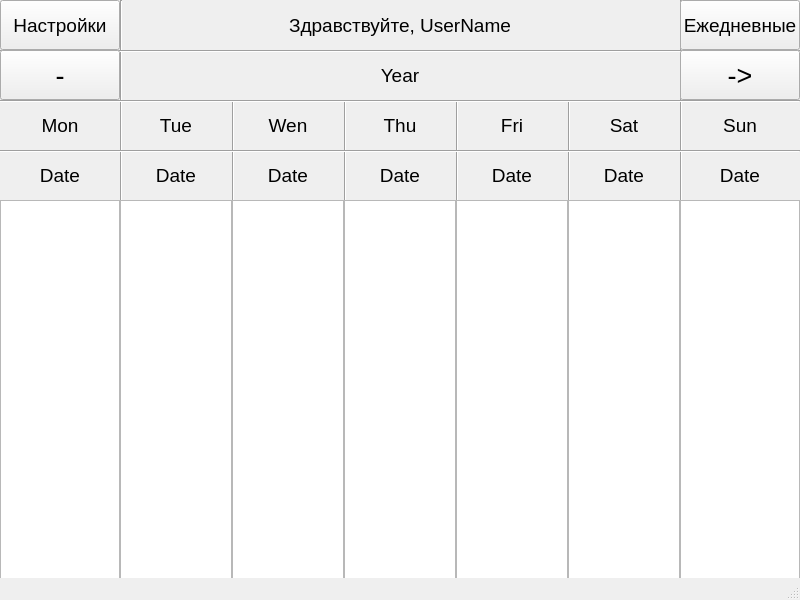
<?xml version="1.0" encoding="UTF-8"?>
<ui version="4.0">
 <class>MainWindow</class>
 <widget class="QMainWindow" name="MainWindow">
  <property name="geometry">
   <rect>
    <x>0</x>
    <y>0</y>
    <width>800</width>
    <height>600</height>
   </rect>
  </property>
  <property name="windowTitle">
   <string>MainWindow</string>
  </property>
  <widget class="QWidget" name="centralwidget">
   <widget class="Line" name="line">
    <property name="geometry">
     <rect>
      <x>120</x>
      <y>0</y>
      <width>3</width>
      <height>600</height>
     </rect>
    </property>
    <property name="sizePolicy">
     <sizepolicy hsizetype="Fixed" vsizetype="Minimum">
      <horstretch>0</horstretch>
      <verstretch>0</verstretch>
     </sizepolicy>
    </property>
    <property name="orientation">
     <enum>Qt::Vertical</enum>
    </property>
   </widget>
   <widget class="Line" name="line_2">
    <property name="geometry">
     <rect>
      <x>232</x>
      <y>100</y>
      <width>3</width>
      <height>600</height>
     </rect>
    </property>
    <property name="orientation">
     <enum>Qt::Vertical</enum>
    </property>
   </widget>
   <widget class="Line" name="line_3">
    <property name="geometry">
     <rect>
      <x>344</x>
      <y>100</y>
      <width>3</width>
      <height>600</height>
     </rect>
    </property>
    <property name="orientation">
     <enum>Qt::Vertical</enum>
    </property>
   </widget>
   <widget class="Line" name="line_4">
    <property name="geometry">
     <rect>
      <x>456</x>
      <y>100</y>
      <width>3</width>
      <height>600</height>
     </rect>
    </property>
    <property name="orientation">
     <enum>Qt::Vertical</enum>
    </property>
   </widget>
   <widget class="Line" name="line_5">
    <property name="geometry">
     <rect>
      <x>568</x>
      <y>100</y>
      <width>3</width>
      <height>600</height>
     </rect>
    </property>
    <property name="orientation">
     <enum>Qt::Vertical</enum>
    </property>
   </widget>
   <widget class="Line" name="line_6">
    <property name="geometry">
     <rect>
      <x>680</x>
      <y>0</y>
      <width>3</width>
      <height>600</height>
     </rect>
    </property>
    <property name="orientation">
     <enum>Qt::Vertical</enum>
    </property>
   </widget>
   <widget class="Line" name="line_7">
    <property name="geometry">
     <rect>
      <x>0</x>
      <y>50</y>
      <width>800</width>
      <height>3</height>
     </rect>
    </property>
    <property name="orientation">
     <enum>Qt::Horizontal</enum>
    </property>
   </widget>
   <widget class="Line" name="line_8">
    <property name="geometry">
     <rect>
      <x>0</x>
      <y>100</y>
      <width>800</width>
      <height>3</height>
     </rect>
    </property>
    <property name="orientation">
     <enum>Qt::Horizontal</enum>
    </property>
   </widget>
   <widget class="Line" name="line_9">
    <property name="geometry">
     <rect>
      <x>0</x>
      <y>150</y>
      <width>800</width>
      <height>3</height>
     </rect>
    </property>
    <property name="orientation">
     <enum>Qt::Horizontal</enum>
    </property>
   </widget>
   <widget class="Line" name="line_10">
    <property name="geometry">
     <rect>
      <x>0</x>
      <y>200</y>
      <width>800</width>
      <height>3</height>
     </rect>
    </property>
    <property name="orientation">
     <enum>Qt::Horizontal</enum>
    </property>
   </widget>
   <widget class="QPushButton" name="SetButton">
    <property name="geometry">
     <rect>
      <x>0</x>
      <y>0</y>
      <width>120</width>
      <height>50</height>
     </rect>
    </property>
    <property name="font">
     <font>
      <pointsize>14</pointsize>
     </font>
    </property>
    <property name="text">
     <string>Настройки</string>
    </property>
   </widget>
   <widget class="QLabel" name="label">
    <property name="geometry">
     <rect>
      <x>120</x>
      <y>0</y>
      <width>560</width>
      <height>50</height>
     </rect>
    </property>
    <property name="font">
     <font>
      <pointsize>14</pointsize>
     </font>
    </property>
    <property name="text">
     <string>Здравствуйте, UserName</string>
    </property>
    <property name="alignment">
     <set>Qt::AlignCenter</set>
    </property>
   </widget>
   <widget class="QPushButton" name="EvrDButton">
    <property name="geometry">
     <rect>
      <x>680</x>
      <y>0</y>
      <width>120</width>
      <height>50</height>
     </rect>
    </property>
    <property name="font">
     <font>
      <pointsize>14</pointsize>
     </font>
    </property>
    <property name="text">
     <string>Ежедневные</string>
    </property>
   </widget>
   <widget class="QPushButton" name="LWButton">
    <property name="geometry">
     <rect>
      <x>0</x>
      <y>50</y>
      <width>120</width>
      <height>50</height>
     </rect>
    </property>
    <property name="font">
     <font>
      <pointsize>20</pointsize>
     </font>
    </property>
    <property name="text">
     <string>-</string>
    </property>
   </widget>
   <widget class="QPushButton" name="NWButton">
    <property name="geometry">
     <rect>
      <x>680</x>
      <y>50</y>
      <width>120</width>
      <height>50</height>
     </rect>
    </property>
    <property name="font">
     <font>
      <pointsize>20</pointsize>
     </font>
    </property>
    <property name="text">
     <string>-&gt;</string>
    </property>
   </widget>
   <widget class="QLabel" name="label_2">
    <property name="geometry">
     <rect>
      <x>120</x>
      <y>50</y>
      <width>560</width>
      <height>50</height>
     </rect>
    </property>
    <property name="font">
     <font>
      <pointsize>14</pointsize>
     </font>
    </property>
    <property name="lineWidth">
     <number>1</number>
    </property>
    <property name="text">
     <string>Year</string>
    </property>
    <property name="alignment">
     <set>Qt::AlignCenter</set>
    </property>
   </widget>
   <widget class="QLabel" name="label_3">
    <property name="geometry">
     <rect>
      <x>0</x>
      <y>100</y>
      <width>120</width>
      <height>50</height>
     </rect>
    </property>
    <property name="font">
     <font>
      <pointsize>14</pointsize>
     </font>
    </property>
    <property name="text">
     <string>Mon</string>
    </property>
    <property name="alignment">
     <set>Qt::AlignCenter</set>
    </property>
   </widget>
   <widget class="QLabel" name="label_4">
    <property name="geometry">
     <rect>
      <x>120</x>
      <y>100</y>
      <width>112</width>
      <height>50</height>
     </rect>
    </property>
    <property name="font">
     <font>
      <pointsize>14</pointsize>
     </font>
    </property>
    <property name="text">
     <string>Tue</string>
    </property>
    <property name="alignment">
     <set>Qt::AlignCenter</set>
    </property>
   </widget>
   <widget class="QLabel" name="label_5">
    <property name="geometry">
     <rect>
      <x>232</x>
      <y>100</y>
      <width>112</width>
      <height>50</height>
     </rect>
    </property>
    <property name="font">
     <font>
      <pointsize>14</pointsize>
     </font>
    </property>
    <property name="text">
     <string>Wen</string>
    </property>
    <property name="alignment">
     <set>Qt::AlignCenter</set>
    </property>
   </widget>
   <widget class="QLabel" name="label_6">
    <property name="geometry">
     <rect>
      <x>344</x>
      <y>100</y>
      <width>112</width>
      <height>50</height>
     </rect>
    </property>
    <property name="font">
     <font>
      <pointsize>14</pointsize>
     </font>
    </property>
    <property name="text">
     <string>Thu</string>
    </property>
    <property name="alignment">
     <set>Qt::AlignCenter</set>
    </property>
   </widget>
   <widget class="QLabel" name="label_7">
    <property name="geometry">
     <rect>
      <x>456</x>
      <y>100</y>
      <width>112</width>
      <height>50</height>
     </rect>
    </property>
    <property name="font">
     <font>
      <pointsize>14</pointsize>
     </font>
    </property>
    <property name="text">
     <string>Fri</string>
    </property>
    <property name="alignment">
     <set>Qt::AlignCenter</set>
    </property>
   </widget>
   <widget class="QLabel" name="label_8">
    <property name="geometry">
     <rect>
      <x>568</x>
      <y>100</y>
      <width>112</width>
      <height>50</height>
     </rect>
    </property>
    <property name="font">
     <font>
      <pointsize>14</pointsize>
     </font>
    </property>
    <property name="text">
     <string>Sat</string>
    </property>
    <property name="alignment">
     <set>Qt::AlignCenter</set>
    </property>
   </widget>
   <widget class="QLabel" name="label_9">
    <property name="geometry">
     <rect>
      <x>680</x>
      <y>100</y>
      <width>120</width>
      <height>50</height>
     </rect>
    </property>
    <property name="font">
     <font>
      <pointsize>14</pointsize>
     </font>
    </property>
    <property name="text">
     <string>Sun</string>
    </property>
    <property name="alignment">
     <set>Qt::AlignCenter</set>
    </property>
   </widget>
   <widget class="QLabel" name="label_10">
    <property name="geometry">
     <rect>
      <x>0</x>
      <y>150</y>
      <width>120</width>
      <height>50</height>
     </rect>
    </property>
    <property name="font">
     <font>
      <pointsize>14</pointsize>
     </font>
    </property>
    <property name="text">
     <string>Date</string>
    </property>
    <property name="alignment">
     <set>Qt::AlignCenter</set>
    </property>
   </widget>
   <widget class="QLabel" name="label_11">
    <property name="geometry">
     <rect>
      <x>120</x>
      <y>150</y>
      <width>112</width>
      <height>50</height>
     </rect>
    </property>
    <property name="font">
     <font>
      <pointsize>14</pointsize>
     </font>
    </property>
    <property name="text">
     <string>Date</string>
    </property>
    <property name="alignment">
     <set>Qt::AlignCenter</set>
    </property>
   </widget>
   <widget class="QLabel" name="label_12">
    <property name="geometry">
     <rect>
      <x>232</x>
      <y>150</y>
      <width>112</width>
      <height>50</height>
     </rect>
    </property>
    <property name="font">
     <font>
      <pointsize>14</pointsize>
     </font>
    </property>
    <property name="text">
     <string>Date</string>
    </property>
    <property name="alignment">
     <set>Qt::AlignCenter</set>
    </property>
   </widget>
   <widget class="QLabel" name="label_13">
    <property name="geometry">
     <rect>
      <x>344</x>
      <y>150</y>
      <width>112</width>
      <height>50</height>
     </rect>
    </property>
    <property name="font">
     <font>
      <pointsize>14</pointsize>
     </font>
    </property>
    <property name="text">
     <string>Date</string>
    </property>
    <property name="alignment">
     <set>Qt::AlignCenter</set>
    </property>
   </widget>
   <widget class="QLabel" name="label_14">
    <property name="geometry">
     <rect>
      <x>456</x>
      <y>150</y>
      <width>112</width>
      <height>50</height>
     </rect>
    </property>
    <property name="font">
     <font>
      <pointsize>14</pointsize>
     </font>
    </property>
    <property name="text">
     <string>Date</string>
    </property>
    <property name="alignment">
     <set>Qt::AlignCenter</set>
    </property>
   </widget>
   <widget class="QLabel" name="label_15">
    <property name="geometry">
     <rect>
      <x>568</x>
      <y>150</y>
      <width>112</width>
      <height>50</height>
     </rect>
    </property>
    <property name="font">
     <font>
      <pointsize>14</pointsize>
     </font>
    </property>
    <property name="text">
     <string>Date</string>
    </property>
    <property name="alignment">
     <set>Qt::AlignCenter</set>
    </property>
   </widget>
   <widget class="QLabel" name="label_16">
    <property name="geometry">
     <rect>
      <x>680</x>
      <y>150</y>
      <width>120</width>
      <height>50</height>
     </rect>
    </property>
    <property name="font">
     <font>
      <pointsize>14</pointsize>
     </font>
    </property>
    <property name="text">
     <string>Date</string>
    </property>
    <property name="alignment">
     <set>Qt::AlignCenter</set>
    </property>
   </widget>
   <widget class="QTextEdit" name="textEdit">
    <property name="geometry">
     <rect>
      <x>0</x>
      <y>200</y>
      <width>120</width>
      <height>400</height>
     </rect>
    </property>
   </widget>
   <widget class="QTextEdit" name="textEdit_2">
    <property name="geometry">
     <rect>
      <x>120</x>
      <y>200</y>
      <width>112</width>
      <height>400</height>
     </rect>
    </property>
   </widget>
   <widget class="QTextEdit" name="textEdit_3">
    <property name="geometry">
     <rect>
      <x>232</x>
      <y>200</y>
      <width>112</width>
      <height>400</height>
     </rect>
    </property>
   </widget>
   <widget class="QTextEdit" name="textEdit_4">
    <property name="geometry">
     <rect>
      <x>344</x>
      <y>200</y>
      <width>112</width>
      <height>400</height>
     </rect>
    </property>
   </widget>
   <widget class="QTextEdit" name="textEdit_5">
    <property name="geometry">
     <rect>
      <x>456</x>
      <y>200</y>
      <width>112</width>
      <height>400</height>
     </rect>
    </property>
   </widget>
   <widget class="QTextEdit" name="textEdit_6">
    <property name="geometry">
     <rect>
      <x>568</x>
      <y>200</y>
      <width>112</width>
      <height>400</height>
     </rect>
    </property>
   </widget>
   <widget class="QTextEdit" name="textEdit_7">
    <property name="geometry">
     <rect>
      <x>680</x>
      <y>200</y>
      <width>120</width>
      <height>400</height>
     </rect>
    </property>
   </widget>
  </widget>
  <widget class="QStatusBar" name="statusbar"/>
 </widget>
 <resources/>
 <connections/>
</ui>
